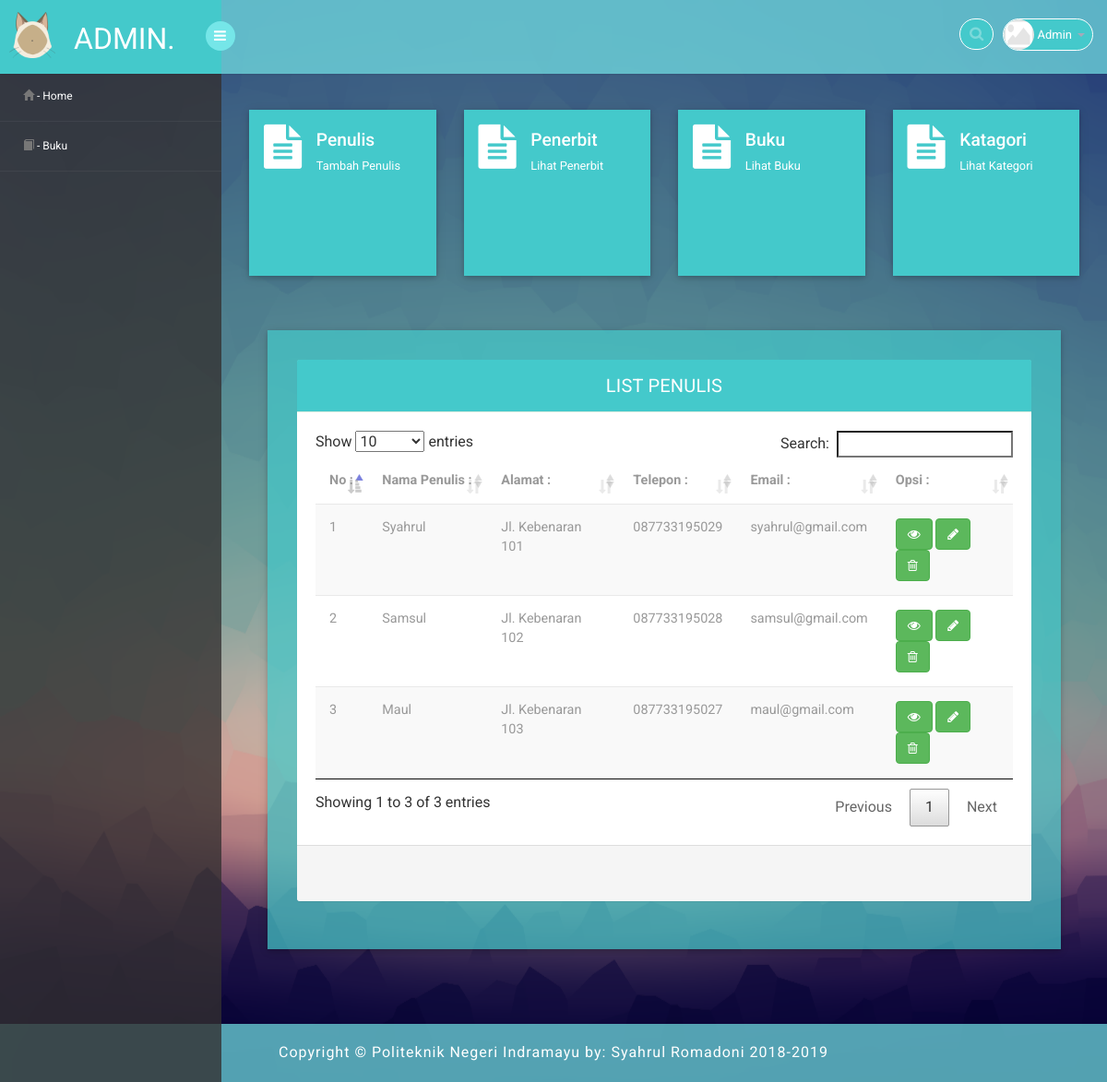
/3/media.php?page=penulis (signed in), run on the app's committed database.
### tables this page shows
CREATE TABLE `penulis` (
  `id` int(11) NOT NULL,
  `nama` varchar(255) NOT NULL,
  `alamat` text,
  `telepon` varchar(255) DEFAULT NULL,
  `email` varchar(255) DEFAULT NULL
);

### 3/halaman/mod_buku/penulis.php (the view, shortened to what this page needs)
<head>
</head>
<div class="market-updates">
	<div class="col-md-3 market-update-gd">
		<div class="market-update-block clr-block-2">
			<div class="col-md-4 market-update-right">
				<a href="media.php?page=tambah_penulis"><i class="fa fa-file-text"></i></a>
			</div>
			<div class="col-md-8 market-update-left">
				<a href="media.php?page=tambah_penulis"><h4>Penulis</h4></a>
				<p>Tambah Penulis</p>
			</div>
			<div class="clearfix"> </div>
		</div>
	</div>
	<div class="col-md-3 market-update-gd">
		<div class="market-update-block clr-block-2">
			<div class="col-md-4 market-update-right">
				<a href="media.php?page=penerbit"><i class="fa fa-file-text"></i></a>
			</div>
			<div class="col-md-8 market-update-left">
				<a href="media.php?page=penerbit"><h4>Penerbit</h4></a>
				<p>Lihat Penerbit</p>
			</div>
			<div class="clearfix"> </div>
		</div>
	</div>
	<div class="col-md-3 market-update-gd">
		<div class="market-update-block clr-block-2">
			<div class="col-md-4 market-update-right">
				<a href="media.php?page=buku"><i class="fa fa-file-text"></i></a>
			</div>
			<div class="col-md-8 market-update-left">
				<a href="media.php?page=buku"><h4>Buku</h4></a>
				<p>Lihat Buku</p>
			</div>
			<div class="clearfix"> </div>
		</div>
	</div>
	<div class="col-md-3 market-update-gd">
		<div class="market-update-block clr-block-2">
			<div class="col-md-4 market-update-right">
				<a href="media.php?page=kategori"><i class="fa fa-file-text"></i></a>
			</div>
			<div class="col-md-8 market-update-left">
				<a href="media.php?page=kategori"><h4>Katagori</h4></a>
				<p>Lihat Kategori</p>
			</div>
			<div class="clearfix"> </div>
		</div>
	</div>
	<div class="clearfix"> </div>
</div>
<div class="row">
	<div class="panel-body">
		<div class="col-md-12 w3ls-graph">
			<div class="agileinfo-grap">
				<div class="panel panel-default">
					<div class="panel-heading">List Penulis</div>
					    <div class="table-responsive sr">
					      <table id="data" class="table table-striped b-t b-light">
					        <thead>
					          <tr>
					          	<th>No :</th>
					            <th>Nama Penulis :</th>
					            <th>Alamat :</th>
					            <th>Telepon :</th>
					            <th>Email :</th>
					            <th>Opsi :</th>
					          </tr>
					        </thead>
					        <tbody>
					        	<?php
					        	include "../config/koneksi.php";
					        	$query = "SELECT * FROM penulis";
					        	$hasil = mysqli_query($conn, $query);
					        	$tampil = mysqli_num_rows($hasil);
					        	$i = 1;
					        	if ( $tampil> 0) {
					        		while ( $data = mysqli_fetch_assoc($hasil)) {
					        	?>
					          <tr>
					          	<td><?php echo $i++ ?></td>
					            <td><?php echo $data['nama']; ?></td>
					            <td><?php echo $data['alamat']; ?></td>
					            <td><?php echo $data['telepon']; ?></td>
					            <td><?php echo $data['email']; ?></td>
					            <td>
					            	<a href="media.php?page=detail_penulis&id=<?php echo $data['id']?>"><button class="btn btn-success" type="submit"><i class="fa fa-eye"></i></button></a>
                                    <a href="media.php?page=edit_penulis&id=<?php echo $data['id'] ?>"><button class="btn btn-success" type="submit"><i class="fa fa-pencil"></i></button></a>
                                    <a href="halaman/mod_buku/aksi_hapus_penulis.php?id=<?php echo $data['id'] ?>"><button class="btn btn-success" type="submit"><i class="fa fa-trash-o"></i></button></a>
					            </td>
					          </tr>
					          	<?php
					        		}
					        	}
					        	?>
					        </tbody>
					      </table>
					    </div>
					<footer class="panel-footer">
					  	<div class="row">
					  	</div>
					</footer>
				</div>
			</div>
		</div>
	</div>
</div>

### assets/css/style.css (style rules this page uses)
.sr { padding: 20px; }
.row { padding: 20px; }
.market-update-block { height: 180px; }
h4, h5, h6, h1, h2, h3 { margin: 0; }
p { margin: 0; }
html, body { font-family: 'Roboto', sans-serif; font-size: 100%; overflow-x: hidden; background: url(../images/bg00.png) no-repeat 0px 0px; background-size:cover; background-repeat: no-repeat; background-attachment: fixed; -webkit-background-size: 100%; }
body a { transition: 0.5s all ease; -webkit-transition: 0.5s all ease; -moz-transition: 0.5s all ease; -o-transition: 0.5s all ease; -ms-transition: 0.5s all ease; text-decoration:none; }
h1,h2,h3,h4,h5,h6 { margin:0; }
p { margin:0; }
.market-update-block { padding: 2em 2em; background: #999; }
.market-update-block h4 { font-size: 1.2em; color: #fff; margin: 0.3em 0em; }
.market-update-block p { color: #fff; font-size: 0.8em; line-height: 1.8em; }
.market-update-block.clr-block-2 { background: #44c9cb; box-shadow: 0 2px 5px 0 rgba(0, 0, 0, 0.16), 0 2px 10px 0 rgba(0, 0, 0, 0.12); transition: 0.5s all; -webkit-transition: 0.5s all; -moz-transition: 0.5s all; -o-transition: 0.5s all; }
.market-update-right i.fa.fa-file-text { font-size: 3em; color:#fff; text-align: left; }
.market-update-left { padding: 0px; }
.market-update-right { padding-left: 0; }
.market-updates { margin: 1.5em 0; }
.panel-heading { position: relative; height: 57px; line-height: 57px; letter-spacing: 0.2px; color: white; font-size: 18px; font-weight: 400; padding: 0 16px; background:#44c9cb; border-top-right-radius: 2px; border-top-left-radius: 2px; text-transform: uppercase; text-align: center; }
.panel { border: none ! important; }
.agileinfo-grap { padding: 2em; background:rgba(68, 201, 203, 0.70); box-shadow: 0 2px 5px 0 rgba(0, 0, 0, 0.16), 0 2px 10px 0 rgba(0, 0, 0, 0.12); }
.table>thead>tr>th { border-bottom: 1px solid #e1ab91 ! important; }
.table>tbody>tr>td, .table>tbody>tr>th, .table>tfoot>tr>td, .table>tfoot>tr>th, .table>thead>tr>td, .table>thead>tr>th { border-bottom: 1px solid #e9e9e9 ! important; }
.table > thead > tr > th, .table > tbody > tr > th, .table > tfoot > tr > th, .table > thead > tr > td, .table > tbody > tr > td, .table > tfoot > tr > td { border-top: none !important; }
.table td, .table>tbody>tr>td, .table>tbody>tr>th, .table>tfoot>tr>td, .table>tfoot>tr>th, .table>thead>tr>td, .table>thead>tr>th { padding: 15px!important; }
.table > thead > tr > th, .table > tbody > tr > th, .table > tfoot > tr > th, .table > thead > tr > td, .table > tbody > tr > td, .table > tfoot > tr > td { font-size: 0.9em; color: #999; border-top: none !important; }
.panel-default>.panel-heading { color: white ! important; background-color: #44c9cb ! important; border-color: #ddede0 ! important; font-size: 20px; }
@media (max-width: 1280px) { .market-update-block { padding: 1em 1em; } }

### data on the page
penulis: nama "Syahrul", alamat "Jl. Kebenaran 101", telepon "087733195029", email "syahrul@gmail.com"
penulis: nama "Samsul", alamat "Jl. Kebenaran 102", telepon "087733195028", email "samsul@gmail.com"
penulis: nama "Maul", alamat "Jl. Kebenaran 103", telepon "087733195027", email "maul@gmail.com"

### other printed values
$_SESSION['username'] "Admin"
